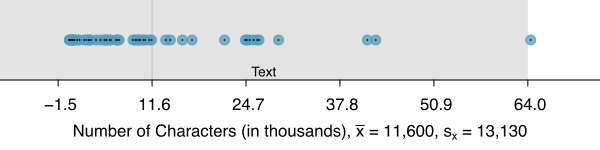

Write the R code that produced this figure.
library(openintro)
data(email50)
data(COL)
d <- email50$num_char
mean(d)
sd(d)

myPDF("sdAsRuleForEmailNumChar.pdf", 6, 1.5,
      mar = c(3.5, 0, 0, 0),
      mgp = c(2.2, 0.7, 0))
expr <- expression(paste("Number of Characters (in thousands), ",
                         bar(x),
                         " = 11,600, ",
                         s[x],
                         " = 13,130"))
dotPlot(d,
        col = COL[1,2],
        pch = 20,
        cex = 2,
        xlim = range(d) + sd(d) / 2 * c(-1, 1),
        axes = FALSE,
        xlab = expr,
        type = 'n')
m <- round(mean(d), 1)
s <- round(sd(d), 1)
abline(v = m, col = COL[7])
col <- '#0000001C'
border <- '#00000000'
rect(m - s, -5, m + s, 5,
     col = col, border = border)
rect(m + s, -5, m + 2 * s, 5,
     col = col, border = border)
rect(m - s, -5, m - 2 * s, 5,
     col = col, border = border)
rect(m + 2 * s, -5, m + 3 * s, 5,
     col = col, border = border)
rect(m + 4 * s, -5, m + 3 * s, 5,
     col = col, border = border)
dotPlot(d,
        col = COL[1, 2],
        pch = 20,
        cex = 2,
        add = TRUE,
        axes = FALSE)
dotPlot(d,
        col = 1,
        pch = ".",
        add = TRUE,
        axes = FALSE)
axis(1,
     at = m + s * (-3:7),
     labels = format(m + s * (-3:7)))
dev.off()

sum(d > m - s & d < m + s) / length(d)
sum(d > m - 2 * s & d < m + 2 * s) / length(d)
